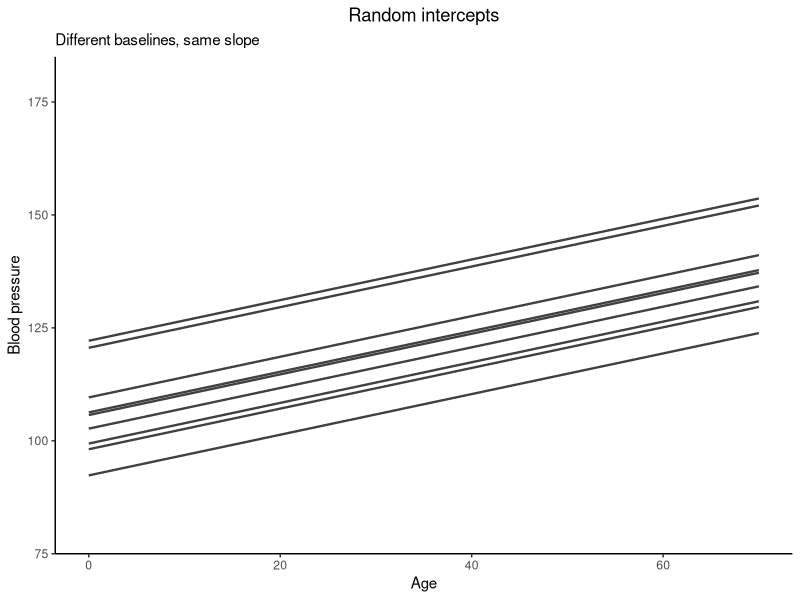
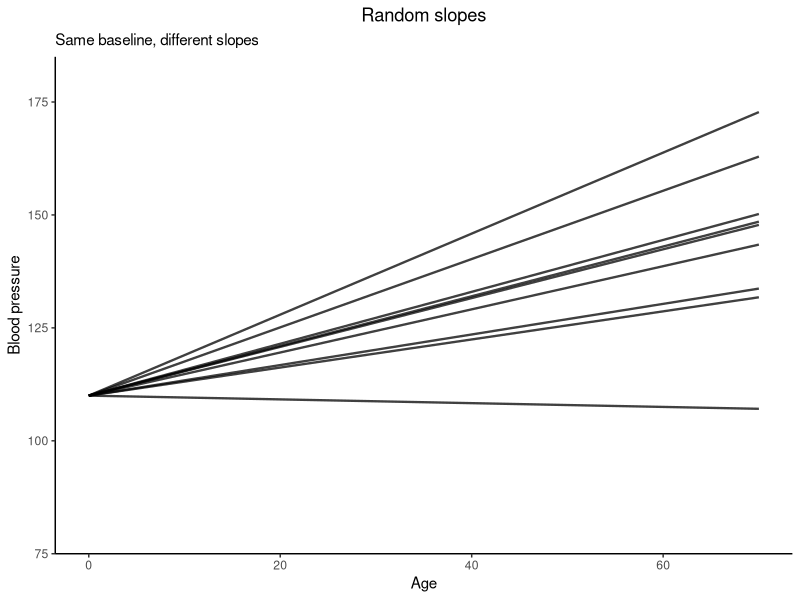
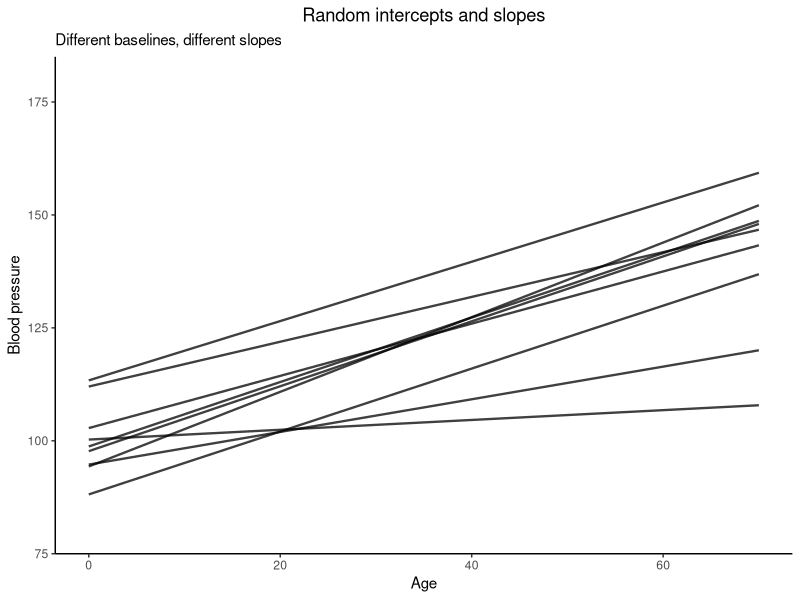
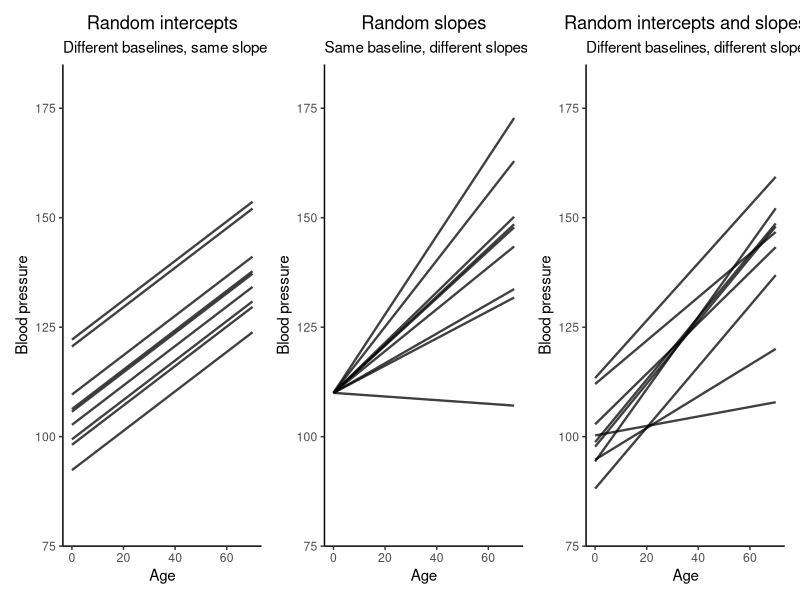
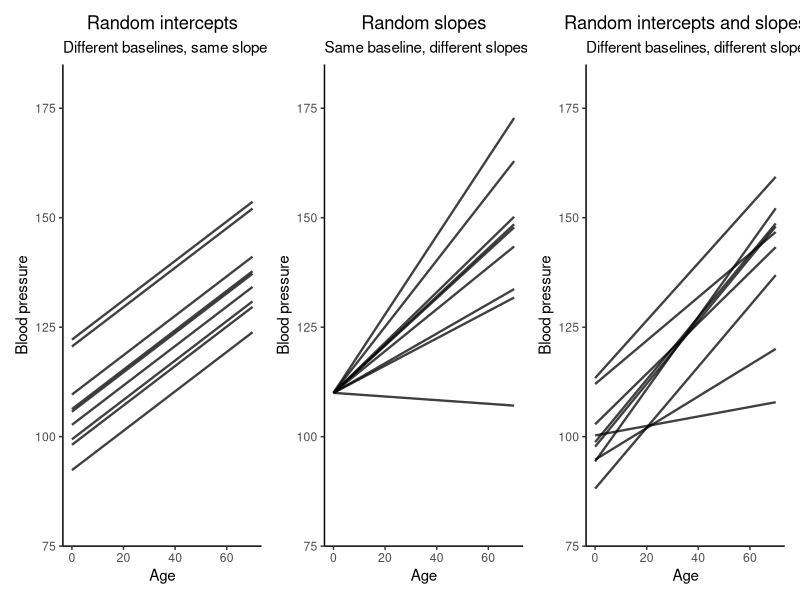

The R script that drew these images, in order:
## ---- chunk 1
library(tidyverse)
library(patchwork)

set.seed(123)

# Ages measured for each person
ages <- seq(0, 70, length.out = 20)

# Number of people
n_people <- 9
## ---- chunk 2
random_intercept_data <- crossing(
  person = factor(1:n_people),
  age = ages
) %>%
  group_by(person) %>%
  mutate(
    person_intercept = rnorm(1, mean = 0, sd = 10),
    blood_pressure = 105 +
      person_intercept +
      0.45 * age
  ) %>%
  ungroup()

p_intercepts <- ggplot(
  random_intercept_data,
  aes(
    x = age,
    y = blood_pressure,
    group = person
  )
) +
  geom_line(linewidth = 0.8, alpha = 0.75) +
  labs(
    title = "Random intercepts",
    subtitle = "Different baselines, same slope",
    x = "Age",
    y = "Blood pressure"
  ) +
  xlim(0, 70) +
  ylim(80, 180) +
  theme_classic() +
  theme(
    legend.position = "none",
    plot.title = element_text(hjust = 0.5)
  )

p_intercepts
## ---- chunk 3
random_slope_data <- crossing(
  person = factor(1:n_people),
  age = ages
) %>%
  group_by(person) %>%
  mutate(
    person_slope = rnorm(1, mean = 0.45, sd = 0.25),
    blood_pressure = 110 +
      person_slope * age
  ) %>%
  ungroup()

p_slopes <- ggplot(
  random_slope_data,
  aes(
    x = age,
    y = blood_pressure,
    group = person
  )
) +
  geom_line(linewidth = 0.8, alpha = 0.75) +
  labs(
    title = "Random slopes",
    subtitle = "Same baseline, different slopes",
    x = "Age",
    y = "Blood pressure"
  ) +
  theme_classic() +
  ylim(80, 180) +
  theme(
    legend.position = "none",
    plot.title = element_text(hjust = 0.5)
  )

p_slopes
## ---- chunk 4
random_both_data <- crossing(
  person = factor(1:n_people),
  age = ages
) %>%
  group_by(person) %>%
  mutate(
    person_intercept = rnorm(1, mean = 0, sd = 10),
    person_slope = rnorm(1, mean = 0.45, sd = 0.30),
    blood_pressure = 105 +
      person_intercept +
      person_slope * age
  ) %>%
  ungroup()

p_both <- ggplot(
  random_both_data,
  aes(
    x = age,
    y = blood_pressure,
    group = person
  )
) +
  geom_line(linewidth = 0.8, alpha = 0.75) +
  labs(
    title = "Random intercepts and slopes",
    subtitle = "Different baselines, different slopes",
    x = "Age",
    y = "Blood pressure"
  ) +
  ylim(80, 180) +
  theme_classic() +
  theme(
    legend.position = "none",
    plot.title = element_text(hjust = 0.5)
  )

p_both
## ---- chunk 5

p_intercepts + p_slopes + p_both

ggsave("Slopes and Intercepts.png", width = 9, height = 4.5)
